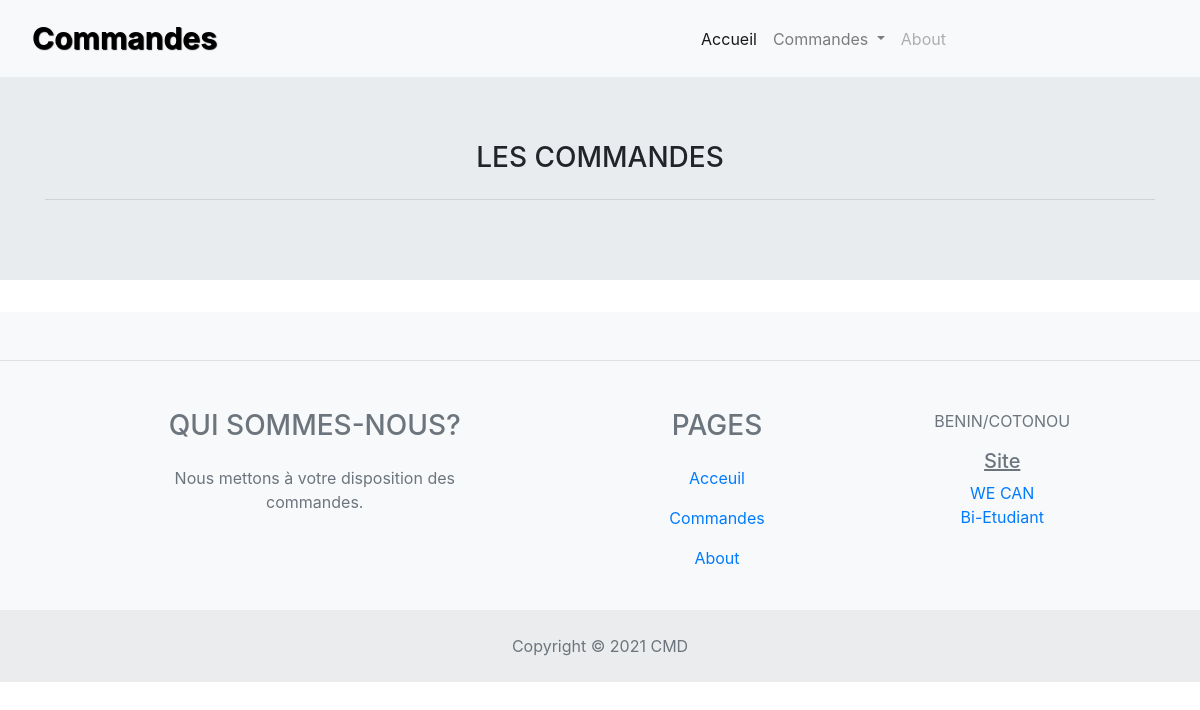
Page /vue/index.php on the earlier database version.
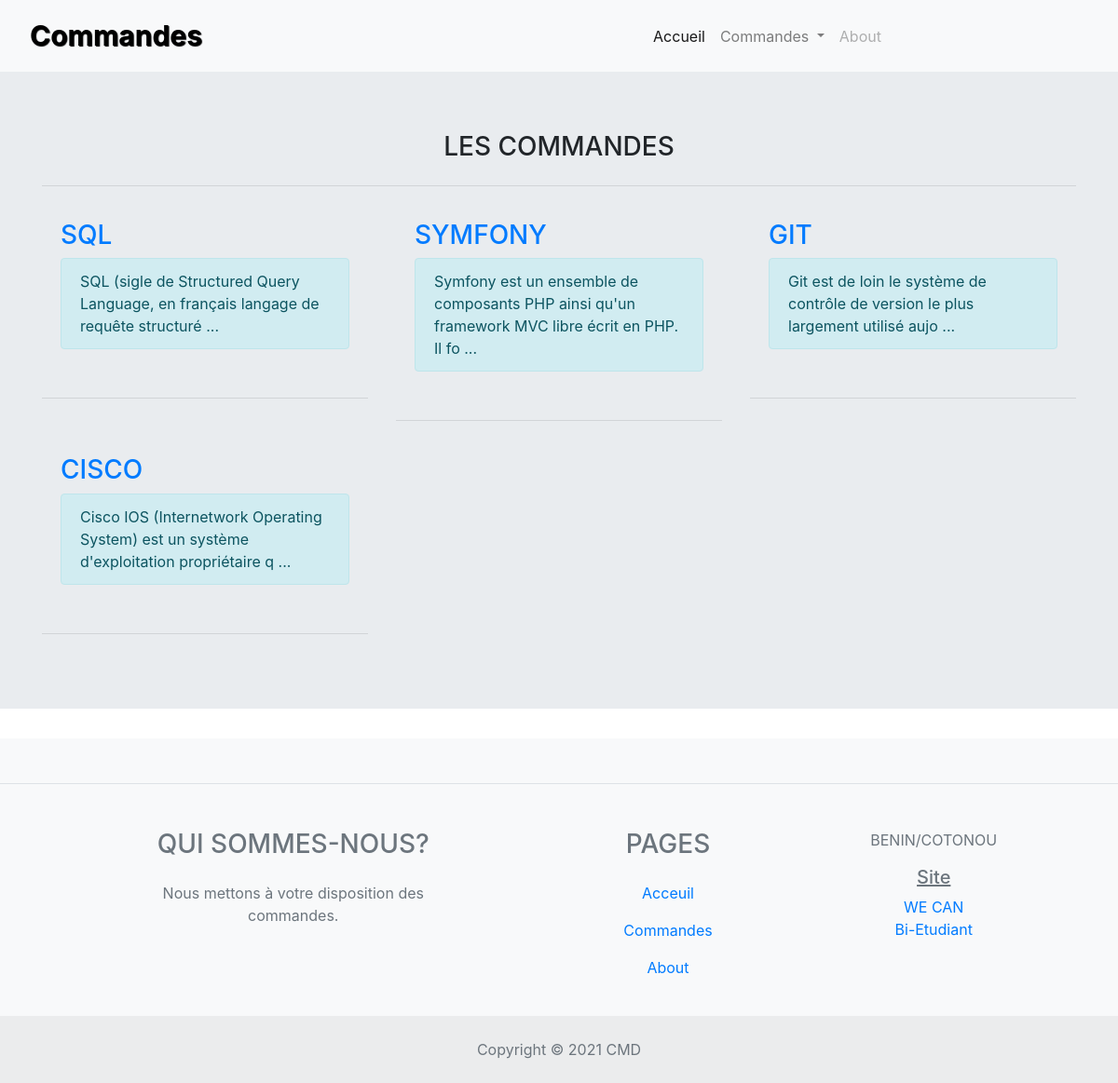
Same page on the later database version.
### tables this page shows
CREATE TABLE `listescmd` (
  `id` int(11) NOT NULL,
  `categorie` text NOT NULL,
  `details` text NOT NULL
);

### module/generalFonction.php (called while the page is built, shortened)
<?php
try {
    $connexion = new PDO(
        'mysql:host=localhost;dbname=cmdprojet',
        'root',
        '',
        array(PDO::ATTR_ERRMODE => PDO::ERRMODE_EXCEPTION)
    );
} catch (Exception $e) {
    die('Erreur : ' . $e->getMessage());
}
function text_maj( string $text_min ):string{
    return strtoupper($text_min);
}
function get_line_categorie( int $id_categorie ):array{
    global $connexion;
    $sql = $connexion->prepare(
        'SELECT * FROM listescmd WHERE id = :id'
    );
    $sql->execute(
        array(
            'id'    => $id_categorie
        )
    );
    $ans = $sql->fetch();
    if($ans != null)
        return $ans;
    else
        return array();
}
function detailsListe( int $id_categorie ):array{
    $val = get_line_categorie( $id_categorie );
    $ans = unserialize($val['details']);
    if($ans != null)
        return $ans;
    else
        return array();
}
function get_mean_cmd( $id_categorie ):string{
    $info = detailsListe( $id_categorie )['signification'];
    return $info;
}
function get_cmd():array{
    global $connexion;
    $sql = $connexion->prepare(
        'SELECT id, categorie FROM listescmd'
    );
    $sql->execute();
    $ans = $sql->fetchAll();
    if( $ans != null )
        return $ans;
    else
        return array();
}

### vue/accueil.php (the view, shortened to what this page needs)
<div class="jumbotron jumbotron-fluid">
    <div class="container">
        <div class="row">
            <div class="col-sm-2"></div>
            <div class="col-sm-8">
                <h3 class="display-6 text-center">LES COMMANDES</h3>
            </div>
        </div>
        <hr>
        <div class="row">
            <?php
            foreach (get_cmd() as $key => $value) {
                $lien = 'index.php?pg=commandes&' . md5('id_categorie') . '=' . $value['id'];
            ?>
                <div class="col-sm-4">
                    <div class="card-body">
                        <blockquote class="blockquote mb-0">
                            <a href="<?= $lien; ?>">
                                <h3><?= text_maj($value['categorie']) ?></h3>
                            </a>
                        </blockquote>
                        <p class="alert alert-info">
                            <?= substr( stripslashes( nl2br( get_mean_cmd($value['id'] ) ) ), 0, 100); ?> ...
                        </p>
                    </div>
                    <hr>
                </div>
            <?php
            }
            ?>
        </div>
    </div>
</div>

### vue/index.php (shortened to what this page needs)
<?php
require_once('../module/generalFonction.php');
?>
<!doctype html>
<html lang="en">
  <head>
    <link rel="stylesheet" href="https://maxcdn.bootstrapcdn.com/bootstrap/4.0.0/css/bootstrap.min.css">
  </head>
  <body>
    <div>
      <?php include_once('menu.php'); ?>
    </div>
    <div>
      <?php
      if(!isset( $_REQUEST['pg'] )){
        include_once('accueil.php');
      }
      ?>
    </div>
    <div>
      <?php
        include_once('footer.php')
      ?>
    </div>
  </body>
</html>

### vue/menu.php (shortened to what this page needs)
<nav class="navbar navbar-expand-lg navbar-light bg-light">
  <a class="navbar" href="index.php?pg=accueil" id="title" style="font-weight:bold; text-shadow:1px 1px 1px black; font-size:30px; color:black;">Commandes</a>
  <div class="collapse navbar-collapse" id="navbarSupportedContent">
    <ul class="navbar-nav mr-auto">
      <li class="nav-item active">
        <a class="nav-link" href="index.php?pg=accueil">Accueil</a>
      </li>
      <li class="nav-item dropdown">
        <a class="nav-link dropdown-toggle" href="#" id="navbarDropdown" role="button" data-toggle="dropdown" aria-haspopup="true" aria-expanded="false">
          Commandes
        </a>
          <?php
          foreach (get_cmd() as $key => $value) {
            $lien = 'index.php?pg=commandes&' . md5('id_categorie') . '=' . $value['id'];
          ?>
            <a class="dropdown-item" href="<?= $lien; ?>"><?= text_maj($value['categorie']) ?></a>
          <?php
          }
          ?>
      </li>
      <li class="nav-item">
        <a class="nav-link disabled" href="index.php?pg=<?= md5('about') ?>">About</a>
      </li>
    </ul>
  </div>
</nav>

### vue/footer.php
<footer class="text-center text-lg-start bg-light text-muted">
  <section
    class="d-flex justify-content-center justify-content-lg-between p-4 border-bottom"
  >
  </section>
  <section class="container">
    <div class="container text-center text-md-start mt-5">
      <div class="row mt-3">
        <div class="col-sm-4 mx-auto mb-4">
          <h3 class="text-uppercase fw-bold mb-4">
           Qui sommes-nous?
          </h3>
          <p >
            Nous mettons à votre disposition des commandes.
          </p>
        </div>
        <div class="col-ms-2 mx-auto mb-4">
          <h3 class="text-uppercase fw-bold mb-4">
            PAGES
          </h3>
          <p>
            <a href="index.php?pg=accueil" class="text-reset">Acceuil</a>
          </p>
          <p>
            <a href="index.php?pg=accueil" class="text-reset">Commandes</a>
          </p>
          <p>
            <a href="index.php?pg=<?= md5('about') ?>" class="text-reset">About</a>
          </p>
        </div>
        <div class="col-ms-2 mx-auto mb-4">
          <p><i class="bi bi-home me-3"></i> BENIN/COTONOU </p>
          <p>
            <h5 class="text-center" style="text-decoration: underline;">Site</h5>
            <a href="http://wecan2021.000webhostapp.com/controler/index.php?pg=5494af1f14a8c19939968c3e9e2d4f79" class="text-reset">WE CAN</a>
            <br>
            <a href="https://theinfobenin.000webhostapp.com/controllers/index.php?pg=cours" class="text-reset">Bi-Etudiant</a>
          </p>
        </div>
      </div>
    </div>
  </section>
  <div class="text-center p-4" style="background-color: rgba(0, 0, 0, 0.05);">
  Copyright © 2021 CMD
  </div>
</footer>

Differences in the rows shown:
added listescmd: categorie "SQL", id+details "SQL (sigle de Structured Query Language, en français langage de requête structuré"
added listescmd: categorie "SYMFONY", id+details "Symfony est un ensemble de composants PHP ainsi qu'un framework MVC libre écrit en PHP. Il fo"
added listescmd: categorie "GIT", id+details "Git est de loin le système de contrôle de version le plus largement utilisé aujo"
added listescmd: categorie "CISCO", id+details "Cisco IOS (Internetwork Operating System) est un système d'exploitation propriétaire q"
